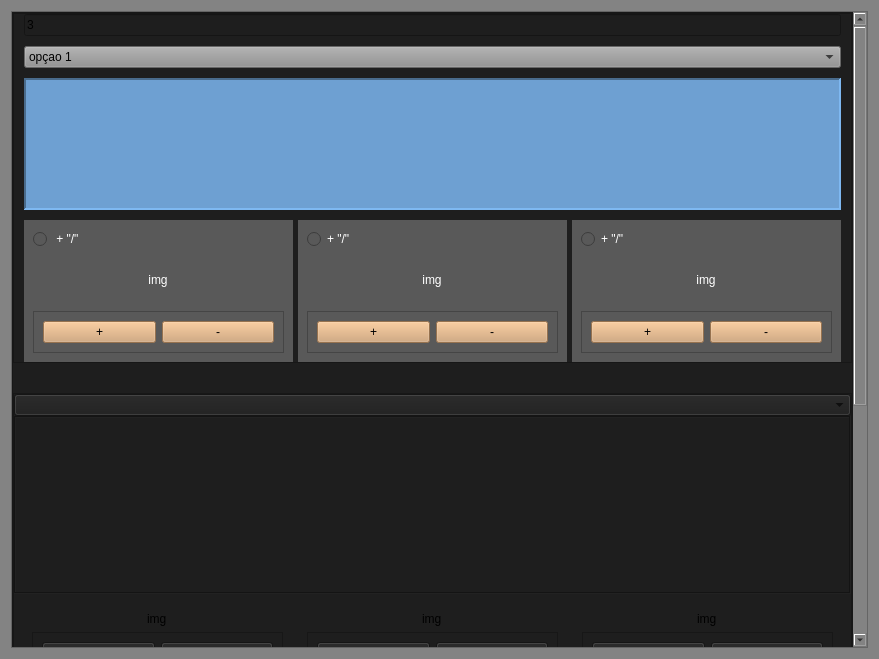
<?xml version="1.0" encoding="UTF-8"?>
<ui version="4.0">
 <class>Form</class>
 <widget class="QWidget" name="Form">
  <property name="geometry">
   <rect>
    <x>0</x>
    <y>0</y>
    <width>879</width>
    <height>659</height>
   </rect>
  </property>
  <property name="windowTitle">
   <string>Form</string>
  </property>
  <property name="styleSheet">
   <string notr="true">background-color: rgb(131, 131, 131);</string>
  </property>
  <layout class="QHBoxLayout" name="horizontalLayout_21">
   <item>
    <widget class="QScrollArea" name="scrollArea">
     <property name="widgetResizable">
      <bool>true</bool>
     </property>
     <widget class="QWidget" name="scrollAreaWidgetContents">
      <property name="geometry">
       <rect>
        <x>0</x>
        <y>0</y>
        <width>842</width>
        <height>1012</height>
       </rect>
      </property>
      <property name="styleSheet">
       <string notr="true">/*background-color: rgb(90,90,90);*/
background-color: rgb(30, 30, 30);</string>
      </property>
      <layout class="QVBoxLayout" name="verticalLayout_9">
       <property name="spacing">
        <number>0</number>
       </property>
       <property name="leftMargin">
        <number>0</number>
       </property>
       <property name="topMargin">
        <number>0</number>
       </property>
       <property name="rightMargin">
        <number>0</number>
       </property>
       <property name="bottomMargin">
        <number>0</number>
       </property>
       <item>
        <widget class="QFrame" name="frame">
         <property name="frameShape">
          <enum>QFrame::StyledPanel</enum>
         </property>
         <property name="frameShadow">
          <enum>QFrame::Raised</enum>
         </property>
         <layout class="QVBoxLayout" name="verticalLayout_14">
          <property name="spacing">
           <number>30</number>
          </property>
          <property name="leftMargin">
           <number>0</number>
          </property>
          <property name="topMargin">
           <number>0</number>
          </property>
          <property name="rightMargin">
           <number>0</number>
          </property>
          <property name="bottomMargin">
           <number>0</number>
          </property>
          <item>
           <widget class="QFrame" name="frame_9">
            <property name="minimumSize">
             <size>
              <width>0</width>
              <height>350</height>
             </size>
            </property>
            <property name="styleSheet">
             <string notr="true"/>
            </property>
            <property name="frameShape">
             <enum>QFrame::StyledPanel</enum>
            </property>
            <property name="frameShadow">
             <enum>QFrame::Raised</enum>
            </property>
            <layout class="QVBoxLayout" name="verticalLayout_4">
             <property name="spacing">
              <number>10</number>
             </property>
             <property name="leftMargin">
              <number>10</number>
             </property>
             <property name="topMargin">
              <number>0</number>
             </property>
             <property name="rightMargin">
              <number>10</number>
             </property>
             <property name="bottomMargin">
              <number>0</number>
             </property>
             <item>
              <widget class="QLineEdit" name="type">
               <property name="text">
                <string>3</string>
               </property>
              </widget>
             </item>
             <item>
              <widget class="QComboBox" name="comboBox">
               <property name="styleSheet">
                <string notr="true">background-color: rgb(143, 143, 143);</string>
               </property>
               <item>
                <property name="text">
                 <string>opçao 1</string>
                </property>
               </item>
               <item>
                <property name="text">
                 <string>opçao 2</string>
                </property>
               </item>
              </widget>
             </item>
             <item>
              <widget class="QTextEdit" name="textEdit3">
               <property name="styleSheet">
                <string notr="true">background-color: rgb(110, 160, 210);</string>
               </property>
               <property name="frameShape">
                <enum>QFrame::Panel</enum>
               </property>
               <property name="frameShadow">
                <enum>QFrame::Sunken</enum>
               </property>
               <property name="lineWidth">
                <number>2</number>
               </property>
              </widget>
             </item>
             <item>
              <widget class="QFrame" name="frame_8">
               <property name="frameShape">
                <enum>QFrame::NoFrame</enum>
               </property>
               <property name="frameShadow">
                <enum>QFrame::Raised</enum>
               </property>
               <layout class="QHBoxLayout" name="horizontalLayout_4">
                <property name="spacing">
                 <number>5</number>
                </property>
                <property name="leftMargin">
                 <number>0</number>
                </property>
                <property name="topMargin">
                 <number>0</number>
                </property>
                <property name="rightMargin">
                 <number>0</number>
                </property>
                <property name="bottomMargin">
                 <number>0</number>
                </property>
                <item>
                 <widget class="QFrame" name="frame_3">
                  <property name="styleSheet">
                   <string notr="true">background-color: rgb(89, 89, 89);</string>
                  </property>
                  <property name="frameShape">
                   <enum>QFrame::NoFrame</enum>
                  </property>
                  <property name="frameShadow">
                   <enum>QFrame::Raised</enum>
                  </property>
                  <layout class="QVBoxLayout" name="verticalLayout">
                   <item>
                    <widget class="QRadioButton" name="radioButton">
                     <property name="styleSheet">
                      <string notr="true">color: rgb(255, 255, 255);</string>
                     </property>
                     <property name="text">
                      <string> + &quot;/&quot;</string>
                     </property>
                    </widget>
                   </item>
                   <item alignment="Qt::AlignHCenter">
                    <widget class="QLabel" name="label">
                     <property name="minimumSize">
                      <size>
                       <width>50</width>
                       <height>50</height>
                      </size>
                     </property>
                     <property name="styleSheet">
                      <string notr="true">color: rgb(255, 255, 255);</string>
                     </property>
                     <property name="text">
                      <string>img</string>
                     </property>
                     <property name="alignment">
                      <set>Qt::AlignCenter</set>
                     </property>
                    </widget>
                   </item>
                   <item>
                    <widget class="QFrame" name="frame_2">
                     <property name="frameShape">
                      <enum>QFrame::StyledPanel</enum>
                     </property>
                     <property name="frameShadow">
                      <enum>QFrame::Raised</enum>
                     </property>
                     <layout class="QHBoxLayout" name="horizontalLayout">
                      <item>
                       <widget class="QPushButton" name="pushButton">
                        <property name="styleSheet">
                         <string notr="true">background-color: rgb(210, 160, 110);</string>
                        </property>
                        <property name="text">
                         <string>+</string>
                        </property>
                       </widget>
                      </item>
                      <item>
                       <widget class="QPushButton" name="pushButton_2">
                        <property name="styleSheet">
                         <string notr="true">background-color: rgb(210, 160, 110);</string>
                        </property>
                        <property name="text">
                         <string>-</string>
                        </property>
                       </widget>
                      </item>
                     </layout>
                    </widget>
                   </item>
                  </layout>
                 </widget>
                </item>
                <item>
                 <widget class="QFrame" name="frame_4">
                  <property name="styleSheet">
                   <string notr="true">background-color: rgb(89, 89, 89);</string>
                  </property>
                  <property name="frameShape">
                   <enum>QFrame::NoFrame</enum>
                  </property>
                  <property name="frameShadow">
                   <enum>QFrame::Raised</enum>
                  </property>
                  <layout class="QVBoxLayout" name="verticalLayout_2">
                   <item>
                    <widget class="QRadioButton" name="radioButton_2">
                     <property name="styleSheet">
                      <string notr="true">color: rgb(255, 255, 255);</string>
                     </property>
                     <property name="text">
                      <string>+ &quot;/&quot;</string>
                     </property>
                    </widget>
                   </item>
                   <item alignment="Qt::AlignHCenter|Qt::AlignVCenter">
                    <widget class="QLabel" name="label_2">
                     <property name="minimumSize">
                      <size>
                       <width>50</width>
                       <height>50</height>
                      </size>
                     </property>
                     <property name="styleSheet">
                      <string notr="true">color: rgb(255, 255, 255);</string>
                     </property>
                     <property name="text">
                      <string>img</string>
                     </property>
                     <property name="alignment">
                      <set>Qt::AlignCenter</set>
                     </property>
                    </widget>
                   </item>
                   <item>
                    <widget class="QFrame" name="frame_5">
                     <property name="frameShape">
                      <enum>QFrame::StyledPanel</enum>
                     </property>
                     <property name="frameShadow">
                      <enum>QFrame::Raised</enum>
                     </property>
                     <layout class="QHBoxLayout" name="horizontalLayout_2">
                      <item>
                       <widget class="QPushButton" name="pushButton_3">
                        <property name="styleSheet">
                         <string notr="true">background-color: rgb(210, 160, 110);</string>
                        </property>
                        <property name="text">
                         <string>+</string>
                        </property>
                       </widget>
                      </item>
                      <item>
                       <widget class="QPushButton" name="pushButton_4">
                        <property name="styleSheet">
                         <string notr="true">background-color: rgb(210, 160, 110);</string>
                        </property>
                        <property name="text">
                         <string>-</string>
                        </property>
                       </widget>
                      </item>
                     </layout>
                    </widget>
                   </item>
                  </layout>
                 </widget>
                </item>
                <item>
                 <widget class="QFrame" name="frame_6">
                  <property name="styleSheet">
                   <string notr="true">background-color: rgb(89, 89, 89);</string>
                  </property>
                  <property name="frameShape">
                   <enum>QFrame::NoFrame</enum>
                  </property>
                  <property name="frameShadow">
                   <enum>QFrame::Raised</enum>
                  </property>
                  <layout class="QVBoxLayout" name="verticalLayout_3">
                   <item>
                    <widget class="QRadioButton" name="radioButton_3">
                     <property name="styleSheet">
                      <string notr="true">color: rgb(255, 255, 255);</string>
                     </property>
                     <property name="text">
                      <string>+ &quot;/&quot;</string>
                     </property>
                    </widget>
                   </item>
                   <item alignment="Qt::AlignHCenter">
                    <widget class="QLabel" name="label_3">
                     <property name="minimumSize">
                      <size>
                       <width>50</width>
                       <height>50</height>
                      </size>
                     </property>
                     <property name="styleSheet">
                      <string notr="true">color: rgb(255, 255, 255);</string>
                     </property>
                     <property name="text">
                      <string>img</string>
                     </property>
                     <property name="alignment">
                      <set>Qt::AlignCenter</set>
                     </property>
                    </widget>
                   </item>
                   <item>
                    <widget class="QFrame" name="frame_7">
                     <property name="frameShape">
                      <enum>QFrame::StyledPanel</enum>
                     </property>
                     <property name="frameShadow">
                      <enum>QFrame::Raised</enum>
                     </property>
                     <layout class="QHBoxLayout" name="horizontalLayout_3">
                      <item>
                       <widget class="QPushButton" name="pushButton_5">
                        <property name="styleSheet">
                         <string notr="true">background-color: rgb(210, 160, 110);</string>
                        </property>
                        <property name="text">
                         <string>+</string>
                        </property>
                       </widget>
                      </item>
                      <item>
                       <widget class="QPushButton" name="pushButton_6">
                        <property name="styleSheet">
                         <string notr="true">background-color: rgb(210, 160, 110);</string>
                        </property>
                        <property name="text">
                         <string>-</string>
                        </property>
                       </widget>
                      </item>
                     </layout>
                    </widget>
                   </item>
                  </layout>
                 </widget>
                </item>
               </layout>
              </widget>
             </item>
            </layout>
           </widget>
          </item>
          <item>
           <widget class="QFrame" name="frame_18">
            <property name="minimumSize">
             <size>
              <width>0</width>
              <height>300</height>
             </size>
            </property>
            <property name="frameShape">
             <enum>QFrame::StyledPanel</enum>
            </property>
            <property name="frameShadow">
             <enum>QFrame::Raised</enum>
            </property>
            <layout class="QVBoxLayout" name="verticalLayout_10">
             <property name="spacing">
              <number>0</number>
             </property>
             <property name="leftMargin">
              <number>0</number>
             </property>
             <property name="topMargin">
              <number>0</number>
             </property>
             <property name="rightMargin">
              <number>0</number>
             </property>
             <property name="bottomMargin">
              <number>0</number>
             </property>
             <item>
              <widget class="QComboBox" name="comboBox_2"/>
             </item>
             <item>
              <widget class="QTextEdit" name="textEdit_3">
               <property name="frameShape">
                <enum>QFrame::Box</enum>
               </property>
              </widget>
             </item>
             <item>
              <widget class="QFrame" name="frame_19">
               <property name="frameShape">
                <enum>QFrame::NoFrame</enum>
               </property>
               <property name="frameShadow">
                <enum>QFrame::Raised</enum>
               </property>
               <layout class="QHBoxLayout" name="horizontalLayout_9">
                <item>
                 <widget class="QFrame" name="frame_20">
                  <property name="frameShape">
                   <enum>QFrame::NoFrame</enum>
                  </property>
                  <property name="frameShadow">
                   <enum>QFrame::Raised</enum>
                  </property>
                  <layout class="QVBoxLayout" name="verticalLayout_11">
                   <item alignment="Qt::AlignHCenter">
                    <widget class="QLabel" name="label_7">
                     <property name="text">
                      <string>img</string>
                     </property>
                    </widget>
                   </item>
                   <item>
                    <widget class="QFrame" name="frame_21">
                     <property name="frameShape">
                      <enum>QFrame::StyledPanel</enum>
                     </property>
                     <property name="frameShadow">
                      <enum>QFrame::Raised</enum>
                     </property>
                     <layout class="QHBoxLayout" name="horizontalLayout_10">
                      <item>
                       <widget class="QPushButton" name="pushButton_13">
                        <property name="text">
                         <string>+</string>
                        </property>
                       </widget>
                      </item>
                      <item>
                       <widget class="QPushButton" name="pushButton_14">
                        <property name="text">
                         <string>-</string>
                        </property>
                       </widget>
                      </item>
                     </layout>
                    </widget>
                   </item>
                  </layout>
                 </widget>
                </item>
                <item>
                 <widget class="QFrame" name="frame_22">
                  <property name="frameShape">
                   <enum>QFrame::NoFrame</enum>
                  </property>
                  <property name="frameShadow">
                   <enum>QFrame::Raised</enum>
                  </property>
                  <layout class="QVBoxLayout" name="verticalLayout_12">
                   <item alignment="Qt::AlignHCenter">
                    <widget class="QLabel" name="label_8">
                     <property name="text">
                      <string>img</string>
                     </property>
                    </widget>
                   </item>
                   <item>
                    <widget class="QFrame" name="frame_23">
                     <property name="frameShape">
                      <enum>QFrame::StyledPanel</enum>
                     </property>
                     <property name="frameShadow">
                      <enum>QFrame::Raised</enum>
                     </property>
                     <layout class="QHBoxLayout" name="horizontalLayout_11">
                      <item>
                       <widget class="QPushButton" name="pushButton_15">
                        <property name="text">
                         <string>+</string>
                        </property>
                       </widget>
                      </item>
                      <item>
                       <widget class="QPushButton" name="pushButton_16">
                        <property name="text">
                         <string>-</string>
                        </property>
                       </widget>
                      </item>
                     </layout>
                    </widget>
                   </item>
                  </layout>
                 </widget>
                </item>
                <item>
                 <widget class="QFrame" name="frame_24">
                  <property name="frameShape">
                   <enum>QFrame::NoFrame</enum>
                  </property>
                  <property name="frameShadow">
                   <enum>QFrame::Raised</enum>
                  </property>
                  <layout class="QVBoxLayout" name="verticalLayout_13">
                   <item alignment="Qt::AlignHCenter">
                    <widget class="QLabel" name="label_9">
                     <property name="text">
                      <string>img</string>
                     </property>
                    </widget>
                   </item>
                   <item>
                    <widget class="QFrame" name="frame_25">
                     <property name="frameShape">
                      <enum>QFrame::StyledPanel</enum>
                     </property>
                     <property name="frameShadow">
                      <enum>QFrame::Raised</enum>
                     </property>
                     <layout class="QHBoxLayout" name="horizontalLayout_12">
                      <item>
                       <widget class="QPushButton" name="pushButton_17">
                        <property name="text">
                         <string>+</string>
                        </property>
                       </widget>
                      </item>
                      <item>
                       <widget class="QPushButton" name="pushButton_18">
                        <property name="text">
                         <string>-</string>
                        </property>
                       </widget>
                      </item>
                     </layout>
                    </widget>
                   </item>
                  </layout>
                 </widget>
                </item>
               </layout>
              </widget>
             </item>
            </layout>
           </widget>
          </item>
          <item>
           <widget class="QFrame" name="frame_10">
            <property name="minimumSize">
             <size>
              <width>0</width>
              <height>300</height>
             </size>
            </property>
            <property name="frameShape">
             <enum>QFrame::StyledPanel</enum>
            </property>
            <property name="frameShadow">
             <enum>QFrame::Raised</enum>
            </property>
            <layout class="QVBoxLayout" name="verticalLayout_5">
             <property name="spacing">
              <number>0</number>
             </property>
             <property name="leftMargin">
              <number>0</number>
             </property>
             <property name="topMargin">
              <number>0</number>
             </property>
             <property name="rightMargin">
              <number>0</number>
             </property>
             <property name="bottomMargin">
              <number>0</number>
             </property>
             <item>
              <widget class="QComboBox" name="comboBox_3"/>
             </item>
             <item>
              <widget class="QTextEdit" name="textEdit_2">
               <property name="frameShape">
                <enum>QFrame::Box</enum>
               </property>
              </widget>
             </item>
             <item>
              <widget class="QFrame" name="frame_11">
               <property name="frameShape">
                <enum>QFrame::NoFrame</enum>
               </property>
               <property name="frameShadow">
                <enum>QFrame::Raised</enum>
               </property>
               <layout class="QHBoxLayout" name="horizontalLayout_5">
                <property name="spacing">
                 <number>0</number>
                </property>
                <property name="leftMargin">
                 <number>0</number>
                </property>
                <property name="topMargin">
                 <number>0</number>
                </property>
                <property name="rightMargin">
                 <number>0</number>
                </property>
                <property name="bottomMargin">
                 <number>0</number>
                </property>
                <item>
                 <widget class="QFrame" name="frame_12">
                  <property name="frameShape">
                   <enum>QFrame::NoFrame</enum>
                  </property>
                  <property name="frameShadow">
                   <enum>QFrame::Raised</enum>
                  </property>
                  <layout class="QVBoxLayout" name="verticalLayout_6">
                   <item alignment="Qt::AlignHCenter">
                    <widget class="QLabel" name="label_4">
                     <property name="text">
                      <string>img</string>
                     </property>
                    </widget>
                   </item>
                   <item>
                    <widget class="QFrame" name="frame_13">
                     <property name="frameShape">
                      <enum>QFrame::StyledPanel</enum>
                     </property>
                     <property name="frameShadow">
                      <enum>QFrame::Raised</enum>
                     </property>
                     <layout class="QHBoxLayout" name="horizontalLayout_6">
                      <item>
                       <widget class="QPushButton" name="pushButton_7">
                        <property name="text">
                         <string>+</string>
                        </property>
                       </widget>
                      </item>
                      <item>
                       <widget class="QPushButton" name="pushButton_8">
                        <property name="text">
                         <string>-</string>
                        </property>
                       </widget>
                      </item>
                     </layout>
                    </widget>
                   </item>
                  </layout>
                 </widget>
                </item>
                <item>
                 <widget class="QFrame" name="frame_14">
                  <property name="frameShape">
                   <enum>QFrame::NoFrame</enum>
                  </property>
                  <property name="frameShadow">
                   <enum>QFrame::Raised</enum>
                  </property>
                  <layout class="QVBoxLayout" name="verticalLayout_7">
                   <item alignment="Qt::AlignHCenter">
                    <widget class="QLabel" name="label_5">
                     <property name="text">
                      <string>img</string>
                     </property>
                    </widget>
                   </item>
                   <item>
                    <widget class="QFrame" name="frame_15">
                     <property name="frameShape">
                      <enum>QFrame::StyledPanel</enum>
                     </property>
                     <property name="frameShadow">
                      <enum>QFrame::Raised</enum>
                     </property>
                     <layout class="QHBoxLayout" name="horizontalLayout_7">
                      <item>
                       <widget class="QPushButton" name="pushButton_9">
                        <property name="text">
                         <string>+</string>
                        </property>
                       </widget>
                      </item>
                      <item>
                       <widget class="QPushButton" name="pushButton_10">
                        <property name="text">
                         <string>-</string>
                        </property>
                       </widget>
                      </item>
                     </layout>
                    </widget>
                   </item>
                  </layout>
                 </widget>
                </item>
                <item>
                 <widget class="QFrame" name="frame_16">
                  <property name="frameShape">
                   <enum>QFrame::NoFrame</enum>
                  </property>
                  <property name="frameShadow">
                   <enum>QFrame::Raised</enum>
                  </property>
                  <layout class="QVBoxLayout" name="verticalLayout_8">
                   <item alignment="Qt::AlignHCenter">
                    <widget class="QLabel" name="label_6">
                     <property name="text">
                      <string>img</string>
                     </property>
                    </widget>
                   </item>
                   <item>
                    <widget class="QFrame" name="frame_17">
                     <property name="frameShape">
                      <enum>QFrame::StyledPanel</enum>
                     </property>
                     <property name="frameShadow">
                      <enum>QFrame::Raised</enum>
                     </property>
                     <layout class="QHBoxLayout" name="horizontalLayout_8">
                      <item>
                       <widget class="QPushButton" name="pushButton_11">
                        <property name="text">
                         <string>+</string>
                        </property>
                       </widget>
                      </item>
                      <item>
                       <widget class="QPushButton" name="pushButton_12">
                        <property name="text">
                         <string>-</string>
                        </property>
                       </widget>
                      </item>
                     </layout>
                    </widget>
                   </item>
                  </layout>
                 </widget>
                </item>
               </layout>
              </widget>
             </item>
            </layout>
           </widget>
          </item>
         </layout>
        </widget>
       </item>
      </layout>
     </widget>
    </widget>
   </item>
  </layout>
 </widget>
 <resources/>
 <connections/>
</ui>
